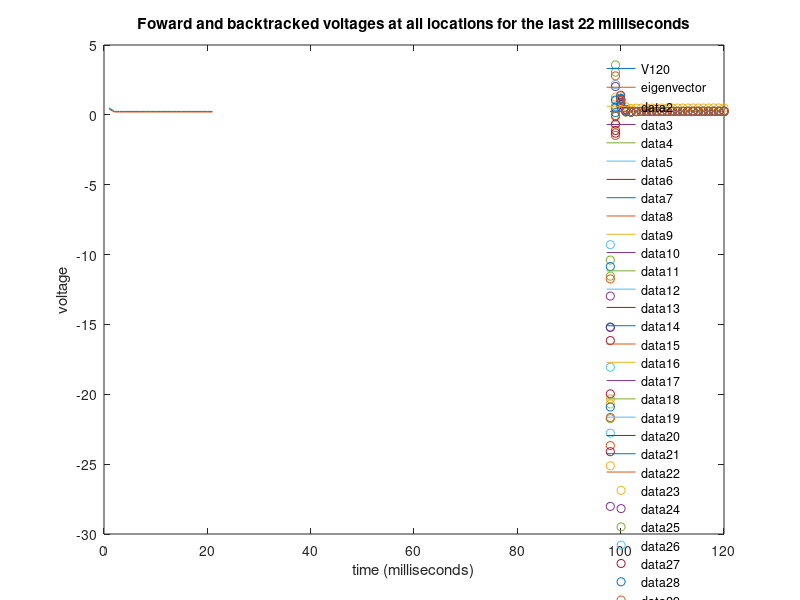

Recreate this plot in MATLAB.
%% Assessment 3: Microchip Voltage
% Nikki Fitzherbert 13848336
%
% The overarching goal of this code is to track a power surge in a
% microchip that is modelled by a linear system of equations.
%
% This code is accompanied by a word document that contains
% responses and relevant Matlab output for a number of goals.
%
% Voltage in the microchip circuit changes with time according to the
% following equation: Vn+1 = A*Vn
%
% where Vn is a vector of voltages at the nth millisecond and the elements
% of Vn correspond to different important locations in the microchip.

%% Step 1
%
% The matrix A is stored in the file "voltage_evolve.csv" and can be
% loaded easily into Matlab using the function "csvread":

A = csvread('voltage_evolve.csv');

%% Step 2
%
% The initial condition for microchip is: V0 = [1,0,0,0,...]T. It describes
% the situation in which the voltage is one at the input and zero
% everywhere else when time = 0 (that is, the '0th' millisecond).

V0 = [1; zeros(20,1)];

% The matrix A, initial condition V0 and the relationship described in the
% introduction can be used to calculate the voltages of the microchip
% circuit at all locations for time = 1 to time = 120 (that is, up to and
% including the 120th millisecond). Whilst this can be accomplished using a
% set of sequential equations, it is far more practical and efficient to
% use a loop for a larger number of iterations as is the case here.

% Start with an empty matrix
V = zeros(21,121);

n = 120;

for i = 0
    % Set the first colummn to equal V0
    V(:,i + 1) = V0(:,i + 1);
    % Iterate to get voltages at all locations up to time period n
    for j = 1:n
        V(:,j + 1) = A*V(:,j);
    end
end

V;

%% Step 3 / GOAL 1
%
% The results contained within V can now be used to plot the values of the
% voltage for the first five locations in the microchip for 0 < n < 120

V_sub = V(1:5, 2:120);
n = 1:n - 1;

plot(n, V_sub)
title('Voltage at first five locations up to 120th millisecond')
xlabel('time (milliseconds)')
ylabel('voltage')
legend('Input', 'Junction 1', 'Junction 2', 'Junction 3', 'Junction 4')
legend('boxoff')

% It can also be saved for use in other applications like Microsoft Word.
% saveas(gcf, 'C:\Users\Nikki\Documents\Training & Study\JCU\2019_Essential Mathematics\Week 2 - Vectors etc\Assessment 3\Goal_1.png')

%% Step 4 / GOAL 2
%
% It is also very easy to export the contents of the voltage matrix. For
% example, the code below exports the 21 voltages for the 120th millisecond
% as a text file.

V120 = V(:,121);
% fpath = 'C:\Users\Nikki\Documents\Training & Study\JCU\2019_Essential Mathematics\Week 2 - Vectors etc\Assessment 3\Goal_2.txt';
% save(fpath, 'V120', '-ascii')


%% Steps 5 and 6
%
% Eigenvalues (matrix D) and eigenvectors (matrix U) for the matrix A can
% be calculated using the commmand "eigs"; however, unless the second
% option is specified, "eigs" will only display the six largest
% eigenvalues.

[U,D] = eigs(A,21);
evals = diag(D);

% eigs doesn't always return the eigenvalues and eigenvectors in order of
% magnitude, so they need to be sorted (or equivalent) to determine the
% largest eigenvalue.

[dummy,ind] = sort(abs(evals), 'descend');
evals = evals(ind);
evals(1,1)

% The largest eigenvalue has a value of 1.0012.

%% Step 7 / Goal 3
%
% Since the eigenvectors in matrix U correspond to the eigenvalues in
% matrix D, the columns of U also need to be sorted by the indices used to
% order the eigenvalues.
%
% U is also multiplied by -1 so for easier comparison in later stages of
% the code. This is a purely cosmetic operation and does not affects the
% results.

U = U(:,ind);
U(:,[1,21]) = -U(:,[1,21]);

U;

% If this has been coded correctly, then the evaluation of U*D - U*D (the
% eigenvalue composition of A) will approach zero in Matlab due to rounding
% error.

if (A*U - U*D) < 0.1
    disp("well done")
else disp("check code")
end

% The eigenvector corresponding to the largest eigenvalue is therefore
% the first column of U:

maxevec = U(:,1)

% This eigenvector can be plotted against the result from the time
% evolution (V120) for easy comparison.

loc = 1:21;
plot(loc, V120)
title('Comparison of eigenvector and V120 results')
xlabel('Microchip location')
ylabel('voltage')
legend('V120')
legend('boxoff')

hold on
plot(loc, maxevec)
legend('V120','eigenvector')

diff = V120 - maxevec;

% As the chart shows, the pattern of voltage levels across the 21 microchip
% locations are the same i.e. it drops dramatically after the input
% location and is the roughly the same level across the 20 junctions. On
% the other hand, the voltage levels are consistently much smaller for the
% eigenvector compared to the result from the time evolution.

% saveas(gcf, 'C:\Users\Nikki\Documents\Training & Study\JCU\2019_Essential Mathematics\Week 2 - Vectors etc\Assessment 3\Goal_3.png');

%% Step 8
%
% There has been a voltage spike in a circuit and the task now is to use
% the measurements from the 120th millisecond to trace the voltages back in
% time. This should identify the location of any potential issues with the
% circuit.
%
% In order to accomplish this, the equation at the start of the code has to
% be inverted: Vtn = Ainverse*Vtn-1
%
% where Vt is Vtilda.

Ainv = inv(A);

%% Step 9
%
% In this scenario, the initial condition is Vt120; V120 from the previous
% scenario.
% 
Vt120 = V120;
%
% Vt120 and Ainv can be used together to work backwards and calculate the
% previous 22 voltages; that is, from V120 to V98.
%
% As before, start with an empty matrix
Vt = zeros(21,121);

n = 120;

for i = 120
    % Set the final colummn to equal Vt120
        Vt(:,i + 1) = Vt120(:,i - (i - 1));
    % Iterate back to get voltages at all locations from time period 120 to
    % time period 98
    for j = n:-1:98
        Vt(:,j) = Ainv*Vt(:,j + 1);
    end
end

Vt;

%% Step 10 / Goal 4
%
% The results contained within Vt can now be used to plot the values of the
% voltage for all microchips for n = 98 to n = 120.

V_sub2 = V(:, 99:121);
Vt_sub = Vt(:, 99:121);
n = 98:120;

plot(n, V_sub2)
title('Foward and backtracked voltages at all locations for the last 22 milliseconds')
xlabel('time (milliseconds)')
ylabel('voltage')

hold on
plot(n, Vt_sub, 'o')

% saveas(gcf, 'C:\Users\Nikki\Documents\Training & Study\JCU\2019_Essential Mathematics\Week 2 - Vectors etc\Assessment 3\Goal_4.png');

%% Step 11 / Goal 5
%
% The voltages produced by the two different approaches (forward and
% backtracked) are nearly indistinguishable for all locations on the
% microchip until n = 101. For this time point and the previous one
% (n = 10), the voltages produced by backtracking are increasingly smaller
% in magnitude (on average) than the voltages produced by the forward
% approach. However, for time points n = 98 and n = 99, this abruptly
% changes. At time point n = 99, most of the backtracked voltages are
% larger than those produced by the forward approach. At n = 98, all are
% much larger by a relatively high order of magnitude.
%
% This sudden divergence is a possible indication of an issue with the
% backtracking approach of calculating voltages for different locations in
% the microchip. The reason for this, as stated in step 12, is that the
% problem was ill-posed.

%% Step 13 / Goal 6
%
% The condition number for matrix A is:
cond(A)

% The condition number for the inverse of matrix A is:
cond(Ainv)

%% Step 14 / Goal 7
%
% Eigenvalues for matrix A were calculated in the section of the code
% marked as 'Steps 5 and 6'. The value of the largest eigenvalue in
% absolute terms was 1.0012.

evals(1,1)

% The largest eigenvalue for the Ainv matrix can be calculated exactly the
% same way as previously in this code:

[Uinv,Dinv] = eigs(Ainv,21);
evalsInv = diag(Dinv);

[dummyInv,indInv] = sort(abs(evalsInv), 'descend');
evalsInv = evalsInv(indInv);

evalsInv;
evalsInv(1,1)

% The largest eigenvalue for the inverse of matrix A has a value of 
% 1.4263 + 4.8038i.
%
% The value of the largest eigenvalue for matrix A is a real number, but
% the largest eigenvalue for the inverse of matrix A has both a real and
% complex part.

%% Step 15 / Goal 8
%
% In order to save the values of Vn and Vtn to a file that can be exported
% (in this case a csv file called 'Voltages.csv'). The matrix array
% 'Voltages' is coded such that it includes columns filled with zeros for
% the voltages of Vtn for n = 0 to n = 97. This is done for completeness
% as voltages for these time points were not calculated in this code.

Voltages = [V Vt];
fpath = 'C:\Users\Nikki\Documents\Training & Study\JCU\2019_Essential Mathematics\Week 2 - Vectors etc\Assessment 3\Voltages.csv';
save(fpath, 'Voltages', '-ascii')




